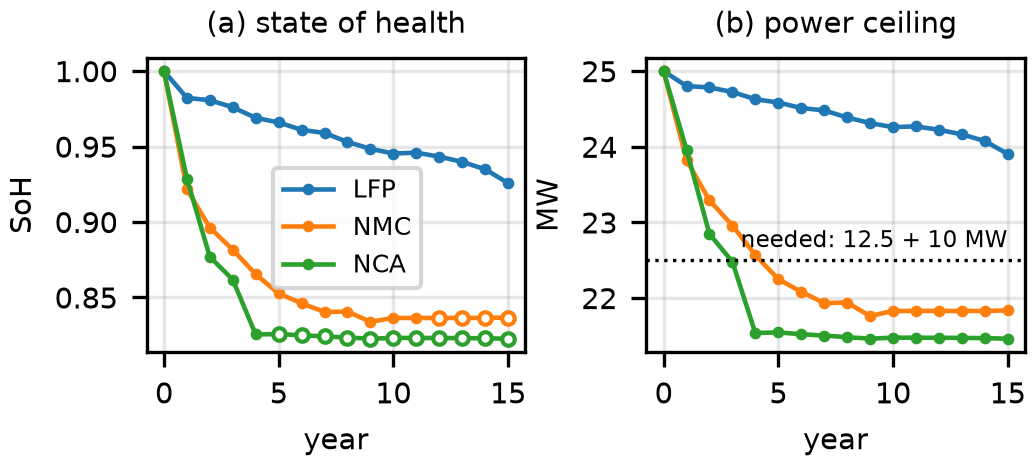
#> input picture report/fig_A.png, 1035 x 465 px
$ python make_slides.py
#> lines starting #> are read from the running program, lines starting #| are printed output that depends on the picture
"""Slides for the video, 1920x1080 PNG, one per narration entry in script.py."""
from pathlib import Path

import matplotlib
matplotlib.use("Agg")
import matplotlib.image as mpimg
import matplotlib.pyplot as plt
from matplotlib.patches import FancyArrowPatch, FancyBboxPatch

HERE = Path(__file__).resolve().parent
REP = HERE.parent / "report"
SL = HERE / "slides"
SL.mkdir(exist_ok=True)

NAVY, ACC, GREY, LIGHT = "#1f3b5c", "#e07b28", "#555555", "#eef2f7"
CHEM = {"LFP": "tab:blue", "NMC": "tab:orange", "NCA": "tab:green"}


def new(title=None, n=None):
    fig = plt.figure(figsize=(19.2, 10.8), dpi=100)
    ax = fig.add_axes([0, 0, 1, 1])
    ax.set_xlim(0, 1920)
    ax.set_ylim(1080, 0)
    ax.axis("off")
    if title:
        ax.add_patch(plt.Rectangle((0, 0), 1920, 130, color=NAVY))
        ax.text(70, 68, title, color="white", fontsize=40, weight="bold", va="center")
    if n:
        ax.text(1880, 1050, f"{n} / 10", color=GREY, fontsize=16, ha="right")
        ax.text(40, 1050, "SoH-aware synthetic inertia  |  CM617, IIT Bombay", color=GREY, fontsize=16)
    return fig, ax


def bullets(ax, items, x=90, y=210, dy=95, size=31):
    for i, t in enumerate(items):
        ax.text(x, y + i * dy, "•", fontsize=size, color=ACC, va="center")
        ax.text(x + 45, y + i * dy, t, fontsize=size, color="#222222", va="center")


def box(ax, x, y, w, h, text, fc=LIGHT, ec=NAVY, size=24, color="#222222", weight="normal"):
    ax.add_patch(FancyBboxPatch((x, y), w, h, boxstyle="round,pad=6,rounding_size=18", fc=fc, ec=ec, lw=2.5))
    ax.text(x + w / 2, y + h / 2, text, ha="center", va="center", fontsize=size, color=color, weight=weight,
            linespacing=1.4)


def arrow(ax, x0, y0, x1, y1):
    ax.add_patch(FancyArrowPatch((x0, y0), (x1, y1), arrowstyle="-|>", mutation_scale=35, lw=3, color=ACC))


def image(ax, path, x, y, w):
    img = mpimg.imread(path)
    h = w * img.shape[0] / img.shape[1]
    ax.imshow(img, extent=(x, x + w, y + h, y), zorder=2)
    return h


def save(fig, name):
#> called with name = 'title'
    fig.savefig(SL / f"{name}.png", dpi=100)
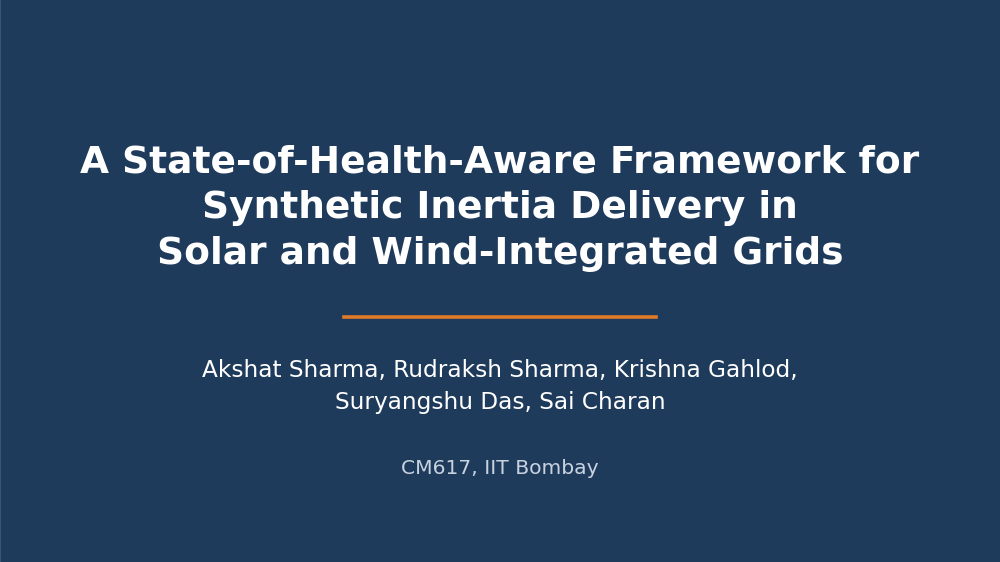
#> figure drawn by matplotlib, 1 panel
    plt.close(fig)


# 1 title
fig, ax = new()
ax.add_patch(plt.Rectangle((0, 0), 1920, 1080, color=NAVY))
ax.text(960, 400, "A State-of-Health-Aware Framework for\nSynthetic Inertia Delivery in\nSolar and Wind-Integrated Grids",
        color="white", fontsize=52, weight="bold", ha="center", va="center", linespacing=1.35)
ax.plot([660, 1260], [610, 610], color=ACC, lw=5)
ax.text(960, 690, "Akshat Sharma, Rudraksh Sharma, Krishna Gahlod,\nSuryangshu Das, Sai Charan", color="white",
        fontsize=32, ha="center", va="top", linespacing=1.5)
ax.text(960, 910, "CM617, IIT Bombay", color="#c8d3e0", fontsize=28, ha="center")
save(fig, "title")

# 2 problem
fig, ax = new("The problem: inverters have no inertia, batteries age", 2)
bullets(ax, ["A plant trips  →  grid frequency starts to fall",
             "Spinning generators slow the fall: this is inertia",
             "Solar and wind connect through inverters: no inertia",
             "Grid-forming batteries can provide synthetic inertia",
             "Most studies assume the battery always gives full rated power",
             "Real batteries age: resistance rises, deliverable power falls"], y=240, dy=110)
box(ax, 90, 890, 1240, 100, "Question: how does ageing limit synthetic inertia?", fc="#fdf0e6", ec=ACC, size=28,
    weight="bold")
save(fig, "problem")

# 3 system
fig, ax = new("Our system: the battery is the only inertia", 3)
box(ax, 200, 190, 660, 170, "100 MW plant: solar OR wind\n(no inertia)", size=28)
box(ax, 200, 420, 660, 170, "25 MW / 50 MWh grid-forming\nbattery = only inertia", fc="#fdf0e6", ec=ACC, size=28)
box(ax, 1200, 310, 420, 160, "Load", size=34)
arrow(ax, 870, 275, 1190, 370)
arrow(ax, 870, 505, 1190, 410)
bullets(ax, ["Real hourly 2025 solar and wind output, Kutch, Gujarat (Renewables.ninja)",
             "Three chemistries compared: LFP, NMC, NCA",
             "Battery keeps a 12.5 MW reserve for sudden trips"], y=700, dy=95, size=29)
save(fig, "system")

# 4 chain
fig, ax = new("The framework: a chain of four steps", 4)
steps = [("1  Real data", "Kutch solar / wind\n→ how hard the\nbattery works"),
         ("2  Model 1", "random forest\n(Sandia data)\n→ SoH per year"),
         ("3  Model 2", "R(SoH) curve\n(Severson data)\n→ resistance\n→ max power"),
         ("4  Events", "10 MW trip\nevery hour\n→ frequency\nheld or not?")]
for i, (h, t) in enumerate(steps):
    x = 70 + i * 460
    ax.add_patch(FancyBboxPatch((x, 260), 380, 560, boxstyle="round,pad=6,rounding_size=20",
                                fc=LIGHT if i % 2 == 0 else "#fdf0e6", ec=NAVY if i % 2 == 0 else ACC, lw=3))
    ax.text(x + 190, 330, h, ha="center", fontsize=32, weight="bold", color=NAVY)
    ax.text(x + 190, 560, t, ha="center", va="center", fontsize=28, linespacing=1.5)
    if i < 3:
        arrow(ax, x + 392, 540, x + 448, 540)
ax.text(960, 920, "SoH-aware operation uses Models 1 and 2 to protect the battery's reserve", ha="center",
        fontsize=28, color=ACC, weight="bold")
save(fig, "chain")

# 5 models
fig, ax = new("How good are the models?", 5)
ax.text(90, 220, "Model 1: state of health", fontsize=32, weight="bold", color=NAVY)
ax.text(90, 285, "Sandia, 85 cells; inputs: chemistry, temperature,", fontsize=23, color=GREY)
ax.text(90, 330, "depth of discharge, discharge rate, cycles", fontsize=23, color=GREY)
ax2 = fig.add_axes([0.17, 0.13, 0.29, 0.5])
ax2.barh(["straight line\n(baseline)", "random forest\nunseen cells", "random forest\nunseen conditions"],
         [0.55, 0.87, 0.81], color=["#bbbbbb", NAVY, NAVY])
for i, v in enumerate([0.55, 0.87, 0.81]):
    ax2.text(v + 0.01, i, f"{v:.2f}", va="center", fontsize=22)
ax2.set_xlim(0, 1.05)
ax2.set_xlabel("R²", fontsize=22)
ax2.tick_params(labelsize=20)
ax.text(1060, 220, "Model 2: resistance from SoH", fontsize=32, weight="bold", color=NAVY)
ax.text(1060, 285, "Severson, 124 LFP cells;", fontsize=23, color=GREY)
ax.text(1060, 330, "tested on 43 cells it never saw", fontsize=23, color=GREY)
ax3 = fig.add_axes([0.64, 0.36, 0.31, 0.27])
ax3.barh(["linear formula", "our quadratic", "random forest"], [0.74, 0.78, 0.79],
         color=["#bbbbbb", ACC, "#bbbbbb"])
for i, v in enumerate([0.74, 0.78, 0.79]):
    ax3.text(v + 0.01, i, f"{v:.2f}", va="center", fontsize=22)
ax3.set_xlim(0, 1.05)
ax3.set_xlabel("R²", fontsize=22)
ax3.tick_params(labelsize=20)
box(ax, 1060, 790, 780, 150, "R/R₀ = 1 + 0.393x + 3.02x²,  x = 1 − SoH\nat SoH 0.82: 86% of fresh power",
    fc="#fdf0e6", ec=ACC, size=26)
save(fig, "models")

# 6 figure A
fig, ax = new("Ageing cuts power, and chemistry decides how much", 6)
h = image(ax, REP / "fig_A.png", 60, 180, 1250)
#> in image, img is the input picture: shape (465, 1035, 4) float32; mean R, G, B, A 0.93, 0.934, 0.925, 1
#> h = 561.6
ax.text(1360, 260, "Year 10 power ceiling", fontsize=30, weight="bold", color=NAVY)
for i, (c, v) in enumerate([("LFP", "24.3 MW"), ("NMC", "21.8 MW"), ("NCA", "21.5 MW")]):
    ax.text(1380, 360 + i * 80, c, fontsize=30, weight="bold", color=CHEM[c])
    ax.text(1540, 360 + i * 80, v, fontsize=30)
ax.text(1360, 640, "Needed: 12.5 + 10 = 22.5 MW", fontsize=23, color="#222222")
ax.text(1360, 720, "NCA below from year 3\nNMC below from year 5\nLFP never", fontsize=26, color=ACC,
        weight="bold", va="top", linespacing=1.5)
save(fig, "fig_a")

# 7 figure B
fig, ax = new("Within its limit, an aged battery acts like new", 7)
image(ax, REP / "fig_B.png", 60, 190, 1250)
#> call 2 of image, with x = 60, y = 190, w = 1250
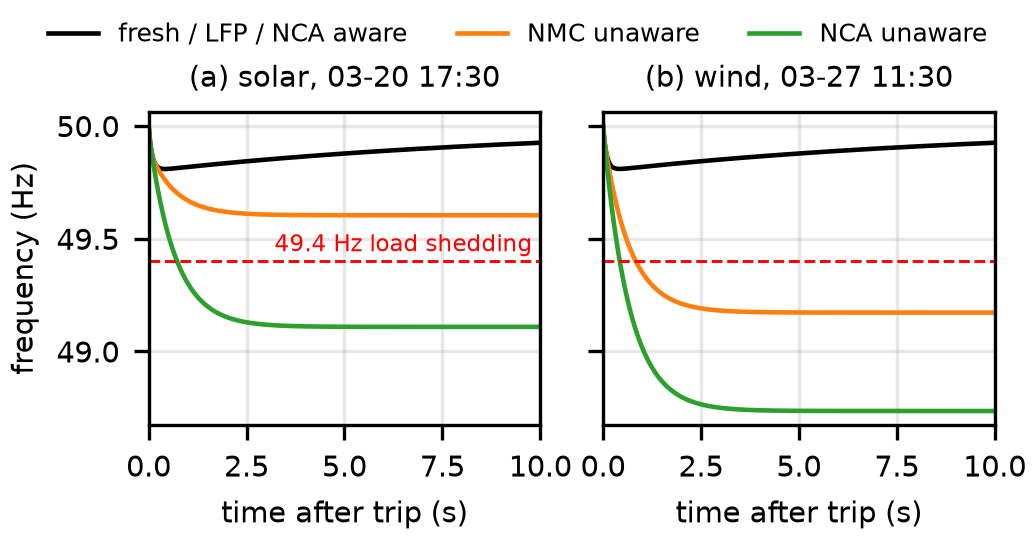
#> input picture report/fig_B.png, 1035 x 540 px
#> in image, img is the input picture: shape (540, 1035, 4) float32; mean R, G, B, A 0.938, 0.933, 0.925, 1
box(ax, 1370, 260, 480, 230, "Within limit\ndips to 49.81 Hz\nand recovers", size=27)
box(ax, 1370, 560, 480, 260, "At its limit\ncrosses 49.4 Hz\nin < 1 s\nno recovery", fc="#fdf0e6", ec=ACC, size=27)
save(fig, "fig_b")
#> in save (call 7), `fig.savefig(SL / f"{name}.png", dpi=100)`:
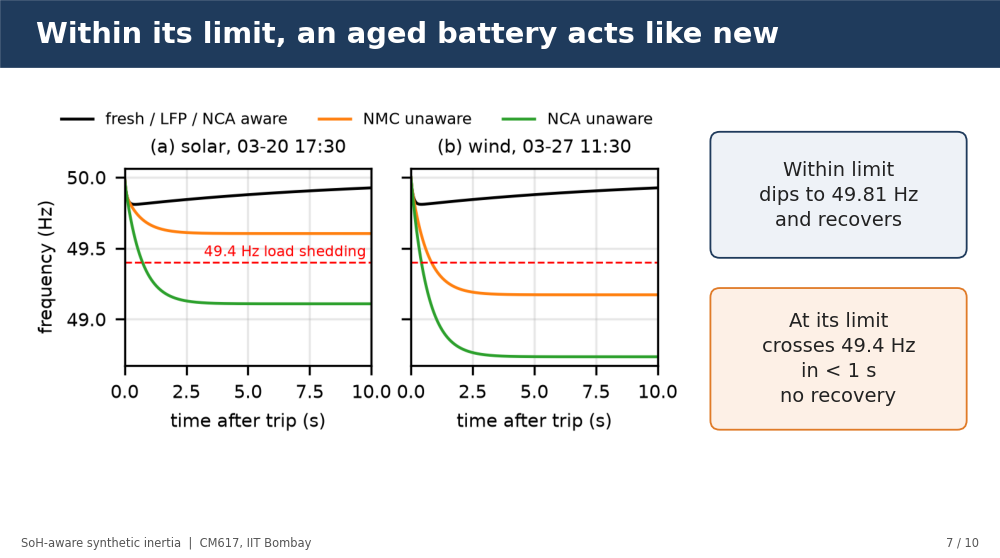
#> figure drawn by matplotlib, 1 panel

# 8 figure C
fig, ax = new("How often it fails, and the SoH-aware fix", 8)
image(ax, REP / "fig_C.png", 60, 170, 1150)
#> call 3 of image, with x = 60, y = 170, w = 1150
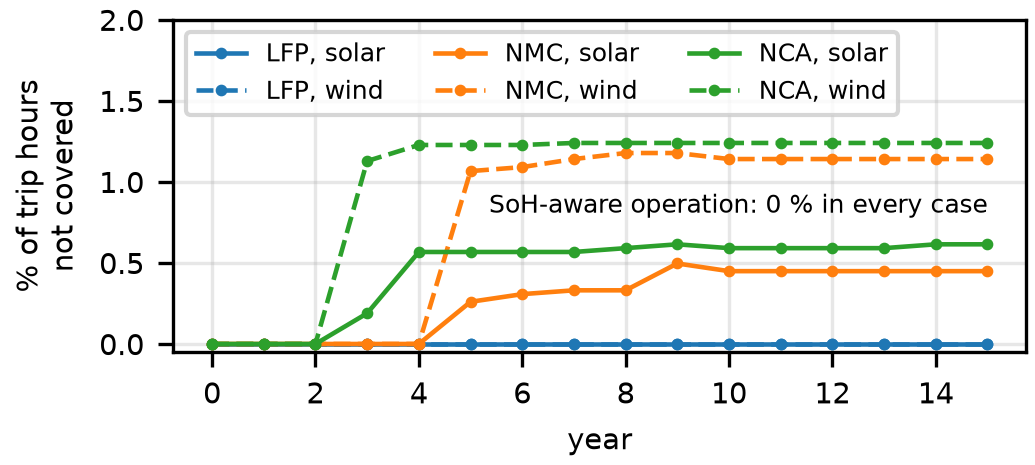
#> input picture report/fig_C.png, 1035 x 465 px
#> in image, img is the input picture: shape (465, 1035, 4) float32; mean R, G, B, A 0.931, 0.934, 0.921, 1
rows = [("", "solar", "wind"), ("LFP", "0%", "0%"), ("NMC", "0.45%", "1.14%"), ("NCA", "0.59%", "1.24%"),
        ("SoH-aware", "0%", "0%")]
ax.text(1280, 230, "Trips not covered, year 10", fontsize=28, weight="bold", color=NAVY)
for i, (a, b, c) in enumerate(rows):
    y = 310 + i * 70
    col = CHEM.get(a, ACC if a == "SoH-aware" else "#222222")
    ax.text(1290, y, a, fontsize=27, weight="bold", color=col)
    ax.text(1590, y, b, fontsize=27, ha="center", weight="bold" if i == 0 else "normal")
    ax.text(1770, y, c, fontsize=27, ha="center", weight="bold" if i == 0 else "normal")
box(ax, 1270, 700, 590, 230, "Battery = wallet with an\nemergency fund. SoH-aware:\nspend less as it shrinks,\nkeep the fund whole.",
    fc="#fdf0e6", ec=ACC, size=24)
ax.text(90, 1000, "Wind is about twice as exposed: it produces in twice as many hours", fontsize=26, color="#222222")
save(fig, "fig_c")
#> in save (call 8), `fig.savefig(SL / f"{name}.png", dpi=100)`:
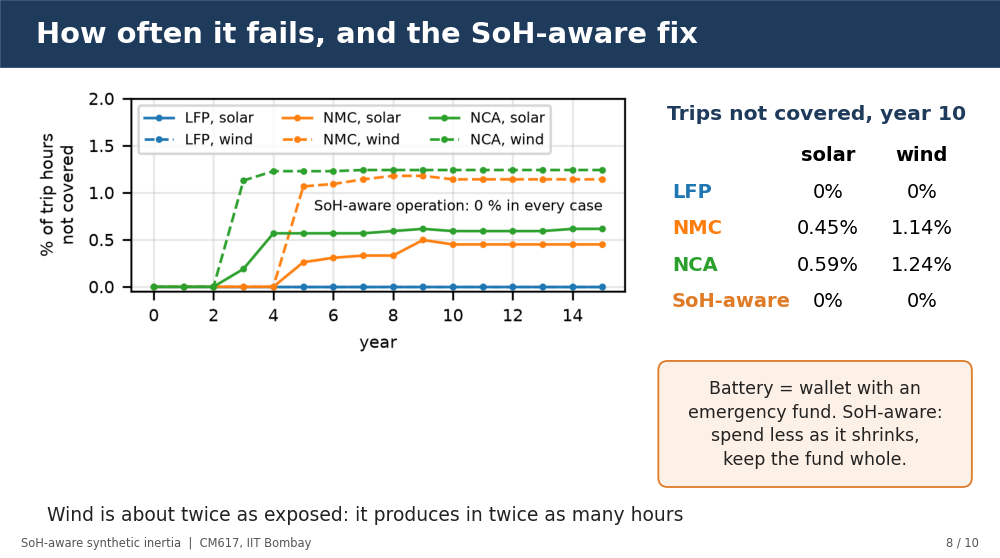
#> figure drawn by matplotlib, 1 panel

# 9 conclusion
fig, ax = new("Conclusion and future scope", 9)
bullets(ax, ["Aged battery gives full synthetic inertia until its power ceiling is too low",
             "Chemistry matters: extra power rating LFP +5%, NMC +15%, NCA +17%",
             "SoH-aware operation removes every failure at almost no cost"], y=230, dy=100, size=30)
ax.text(90, 600, "Future scope", fontsize=32, weight="bold", color=NAVY)
bullets(ax, ["Resistance data for each chemistry",
             "Grid-scale cells and longer tests",
             "Real-time SoH-aware control from battery management data"], y=690, dy=85, size=28)
ax.text(1830, 960, "Thank you", fontsize=40, weight="bold", color=ACC, ha="right")
save(fig, "conclusion")
#> in save (call 9), `fig.savefig(SL / f"{name}.png", dpi=100)`:
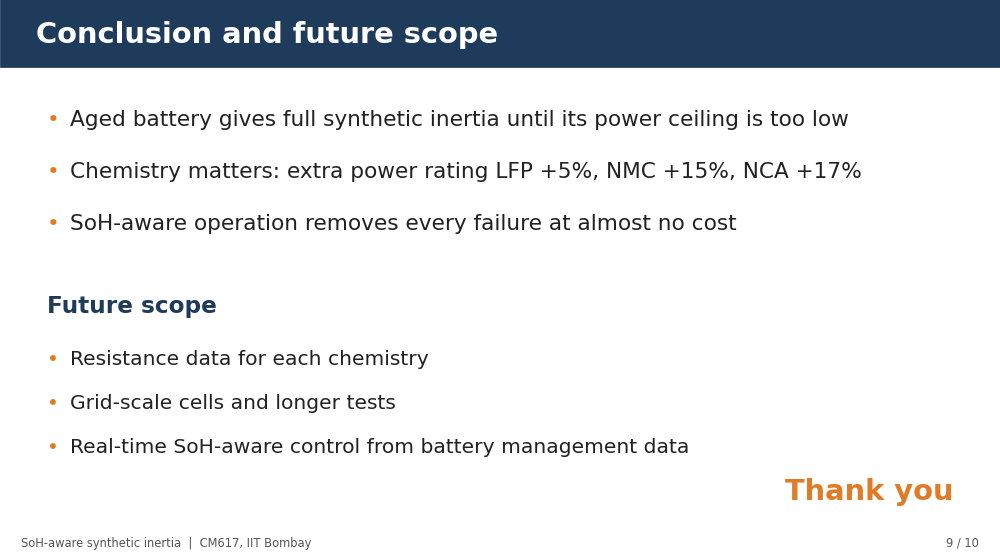
#> figure drawn by matplotlib, 1 panel

# 10 credits (shown silently)
fig, ax = new("Team and contributions", 10)
team = [("Akshat Sharma", "Simulation"), ("Rudraksh Sharma", "Modelling (ML)"), ("Suryangshu Das", "Inferences"),
        ("Krishna Gahlod and Sai Charan", "Data Collection and Data Processing")]
for i, (who, role) in enumerate(team):
    y = 290 + i * 150
    ax.add_patch(FancyBboxPatch((120, y - 55), 1710, 110, boxstyle="round,pad=4,rounding_size=16",
                                fc=LIGHT if i % 2 == 0 else "#fdf0e6", ec="none"))
    ax.text(190, y, who, fontsize=31, weight="bold", color=NAVY, va="center")
    ax.text(1060, y, role, fontsize=28, color="#222222", va="center")
ax.text(960, 930, "CM617, IIT Bombay", fontsize=28, color=GREY, ha="center")
save(fig, "credits")
#> in save (call 10), `fig.savefig(SL / f"{name}.png", dpi=100)`:
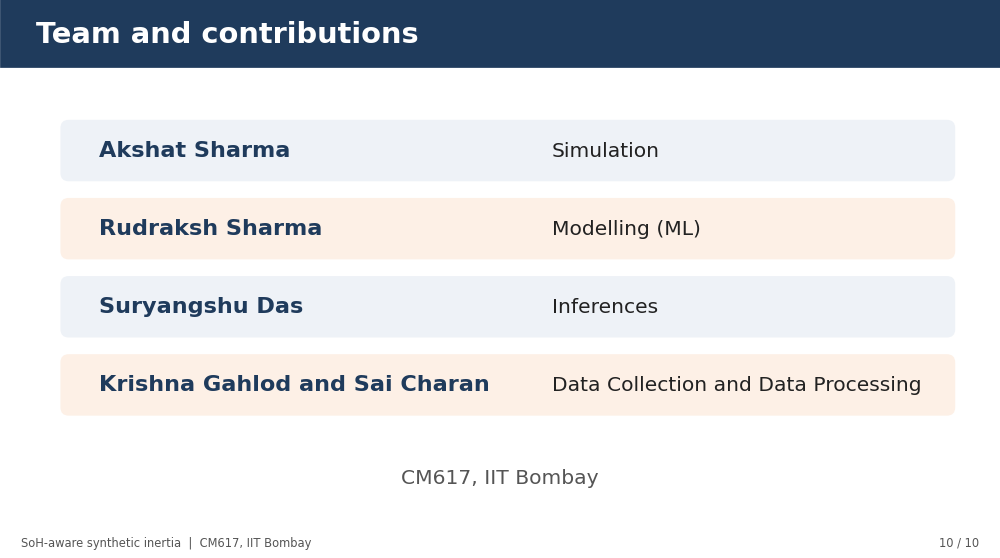
#> figure drawn by matplotlib, 1 panel
print("saved", sorted(p.name for p in SL.glob("*.png")))
